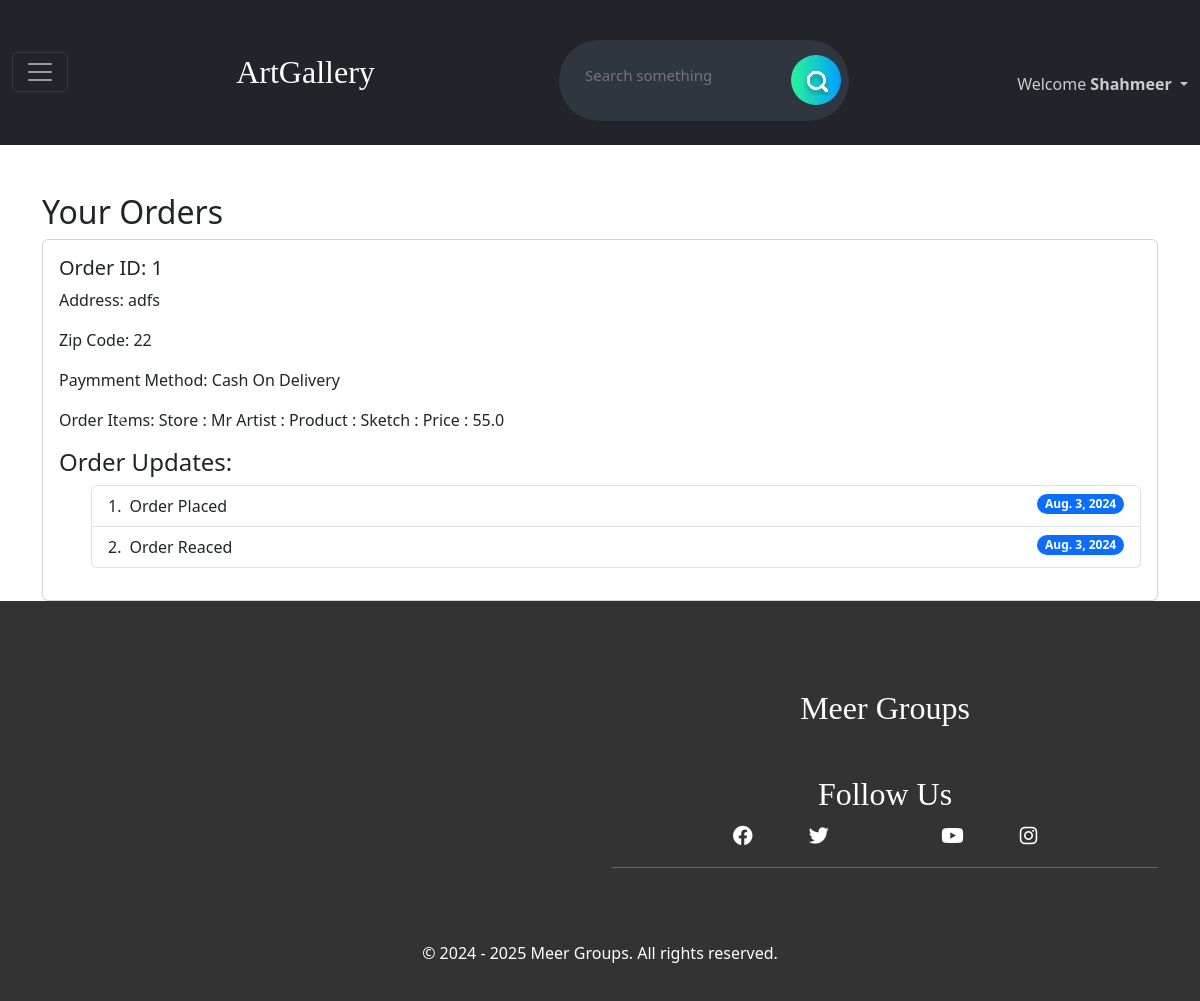
Screenshot of /tracker (signed in) with the database file from the repository.
### Shop/models.py (models this page shows, shortened)
class CustomUser(AbstractBaseUser, PermissionsMixin):
    email = LowercaseEmailField(_('email address'), unique=True)
    name = models.CharField(max_length=255)
    is_staff = models.BooleanField(default=False)
    is_active = models.BooleanField(default=True)
    date_joined = models.DateTimeField(default=timezone.now)
    phone_regex = RegexValidator( regex = r'^\d{10}$',message = "phone number should exactly be in 10 digits")
    phone = models.CharField(max_length=255, validators=[phone_regex], blank = True, null=True)
    class Types(models.TextChoices):
        SELLER = "Seller", "SELLER"
        CUSTOMER = "Customer", "CUSTOMER"
    default_type = Types.CUSTOMER
    type = MultiSelectField(choices=Types.choices, default=[], null=True, blank=True)
    USERNAME_FIELD = 'email'
    REQUIRED_FIELDS = []
    objects = CustomUserManager()

class Order(models.Model):
    Order_id = models.AutoField(primary_key=True)
    item_json = models.CharField(max_length=10000)
    User = models.ForeignKey(CustomUser,on_delete=models.CASCADE)
    Address = models.CharField(max_length=100)
    Zip_Code = models.CharField(max_length=100)
    order_Method = models.BooleanField(default=False)

class order_update(models.Model):
    update_id = models.AutoField(primary_key=True)
    order = models.ForeignKey(Order, on_delete=models.CASCADE, related_name='order_updates')
    order_Status = models.CharField(max_length=1000)
    order_time = models.DateField(auto_now_add=True)

### Shop/views.py (the view)
# urls.py: path('tracker', views.tracker, name='track'),
def tracker(request):
    if request.user.is_authenticated:
        user_orders = Order.objects.filter(User=request.user).prefetch_related('order_updates')
        context = {
            'user_orders': user_orders,
        }
        return render(request, 'tracker.html', context)
    else:
        return redirect('login')

### Shop/templates/tracker.html (shortened to what this page needs)
{% extends 'basic.html' %}
{% block body %}
<div class="container mt-5">
    <h2>Your Orders</h2>
    <div id="orderCarousel" class="carousel slide" data-bs-ride="carousel">
        <div class="carousel-inner">
            {% for order in user_orders %}
            <div class="carousel-item {% if forloop.first %}active{% endif %}">
                <div class="card">
                    <div class="card-body">
                        <h5 class="card-title">Order ID: {{ order.Order_id }}</h5>
                        <p class="card-text">Address: {{ order.Address }}</p>
                        <p class="card-text">Zip Code: {{ order.Zip_Code }}</p>
                        <p class="card-text">Paymment Method: {% if order.order_Method %}Bank Transfer{% else %}Cash On
                            Delivery{% endif %}</p>
                        <p class="card-text">Order Items: {{ order.item_json }}</p>
                        <h4>Order Updates:</h4>
                        <ul>
                            <ol class="list-group list-group-numbered">
                                {% for update in order.order_updates.all %}
                                <li class="list-group-item d-flex justify-content-between align-items-start">
                                    <div class="ms-2 me-auto">
                                        {{ update.order_Status }}
                                    </div>
                                    <span class="badge text-bg-primary rounded-pill">{{ update.order_time }}</span>
                                </li>
                                {% endfor %}
                            </ol>
                        </ul>
                    </div>
                </div>
            </div>
            {% endfor %}
        </div>
        <button class="carousel-control-prev" type="button" data-bs-target="#orderCarousel" data-bs-slide="prev">
            <span class="carousel-control-prev-icon" aria-hidden="true"></span>
        </button>
        <button class="carousel-control-next" type="button" data-bs-target="#orderCarousel" data-bs-slide="next">
            <span class="carousel-control-next-icon" aria-hidden="true"></span>
        </button>
    </div>
</div>
{% endblock %}

### Shop/templates/basic.html (shortened to what this page needs)
{% load static%}
<!doctype html>
<html lang="en">
<head>
  <link href="https://cdn.jsdelivr.net/npm/bootstrap@5.3.2/dist/css/bootstrap.min.css" rel="stylesheet"
>
  <link rel="stylesheet" href="https://cdnjs.cloudflare.com/ajax/libs/font-awesome/6.0.0/css/all.min.css">
  <link rel="stylesheet" href="static/basic.css">
</head>
<body class="loading">
  <nav class="navbar navbar-dark bg-dark py-4">
    <div class="container-fluid">
      <button class="navbar-toggler" type="button" data-bs-toggle="offcanvas" data-bs-target="#offcanvasDarkNavbar"
        aria-controls="offcanvasDarkNavbar" aria-label="Toggle navigation">
        <span class="navbar-toggler-icon"></span>
      </button>
      <a class="navbar-brand heading" href="/">ArtGallery</a>
      <form class="d-flex mt-3" role="search" method="search" action="/search">
        <div class="searchBox">
          <input class="searchInput" type="search" name="query" id="query" placeholder="Search something">
          <button class="searchButton" type="submit">
          </button>
        </div>
      </form>
      {% if user.is_authenticated %}
      <li class="nav-item dropdown">
        <a class="nav-link dropdown-toggle" href="#" role="button" data-bs-toggle="dropdown" aria-expanded="false"
          style="color: #cccbcb;">
          Welcome <b>{{request.user.name}}</b>
        </a>
      </li>
      {% else %}
      <button onclick="openModal('authModal')">Login</button>
      {% endif %}
    </div>
  </nav>
  {% block body %}{% endblock %}
  <footer>
    <div class="container">
      <div class="row">
        <div class="col-md-6">
          <div id="map">
          </div>
        </div>
        <div class="col-md-6 social-links">
          <h4 class="heading mt-5">Meer Groups</h4>
          <h3 class="heading mt-5">Follow Us</h3>
          <a href="https://www.facebook.com/yourpage" target="_blank" title="Shaheer Ul Islam"><i
              class="fab fa-facebook mx-3"></i></a>
          <a href="https://www.facebook.com/yourpage" target="_blank" title="Shaheer Ul Islam"><i
              class="fab fa-twitter mx-3"></i></a>
          <a href="https://www.facebook.com/yourpage" target="_blank" title="Shaheer Ul Islam"></a>
          <a href="https://www.facebook.com/yourpage" target="_blank" title="Shaheer Ul Islam"><i
              class="fab fa-youtube mx-3"></i></a>
          <a href="https://www.facebook.com/yourpage" target="_blank" title="Shaheer Ul Islam"><i
              class="fab fa-instagram mx-3"></i></a>
          <hr>
        </div>
      </div>
      <p>&copy; 2024 - 2025 Meer Groups. All rights reserved.</p>
    </div>
  </footer>
</body>
</html>

### static/basic.css (style rules this page uses)
.searchBox { display: flex; max-width: 290px; align-items: center; justify-content: space-between; gap: 8px; background: #2f3640; border-radius: 50px; position: relative; }
.searchButton { color: white; position: absolute; right: 8px; width: 50px; height: 50px; border-radius: 50%; background: var(--gradient-2, linear-gradient(90deg, #2AF598 0%, #009EFD 100%)); border: 0; display: inline-block; transition: all 300ms cubic-bezier(.23, 1, 0.32, 1); }
.searchInput { border: none; background: none; outline: none; color: white; font-size: 15px; padding: 24px 46px 24px 26px; }
.navbar { position: unset; }
.heading { font-family: 'Press Start 2P'; font-size: xx-large; }
footer { background-color: #333; color: #fff; padding: 20px; text-align: center; }
#map { height: 300px; margin-top: 20px; }
.social-links { margin-top: 20px; }
.social-links a { color: #fff; text-decoration: none; font-size: 20px; margin: 0 10px; }
form { display: flex; flex-direction: column; }
input { padding: 10px; margin-bottom: 10px; border: 1px solid #ccc; border-radius: 4px; }
button { padding: 12px; background-color: #4caf50; color: #fff; border: none; border-radius: 4px; cursor: pointer; }

### rows the page displays
CustomUser: user.name "Shahmeer"
Order: Order_id "1", Address "adfs", Zip_Code "22", order_Method "Cash On Delivery", item_json "Store : Mr Artist : Product : Sketch : Price : 55.0"
order_update: order_Status "Order Placed", order_time "Aug. 3, 2024"
order_update: order_Status "Order Reaced", order_time "Aug. 3, 2024"
